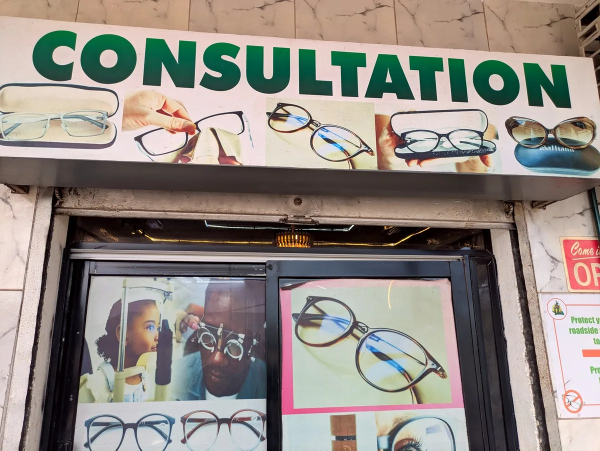
#> input picture hosting/previews/dmoptic/cabinet-enseigne.webp, 1200 x 901 px (shown at 1/2 size)
$ python -i restyle_frames.py   (imports and definitions only)
#> lines starting #> are read from the running program, lines starting #| are printed output that depends on the picture
#> in restyle, src is the input picture: PIL image 1200x901 RGB; mean R, G, B 146, 138.5, 131.9
#!/usr/bin/env python3
# -*- coding: utf-8 -*-
"""Donne aux photos de montures DM Optique la **présentation** des visuels du fournisseur.

Ruling King 23/10/2026 : « can you edit/modify the images of the frames in the repo so that they look
as the ones in the attached images ? » — les visuels joints montrent une monture sur un **fond clair
continu**, cadrée large, sans décor.

Ce que l'outil fait — et ce qu'il ne fait pas :
  • il **ne redessine pas la monture** : ni déformation, ni redressement en 3/4, ni rendu 3D, ni
    image générée, ni accessoire inventé (pas d'étui : nous n'avons photographié aucun étui) ;
  • il ne l'isole pas non plus de son support. Voir « pourquoi pas de détourage » plus bas ;
  • il garde la taille (1600 × 1200) et le nom des fichiers : aucune page HTML à retoucher.

Quatre gestes, dans l'ordre :
  1. **fond crème → blanc du set** par **substitution de couleur** : un pixel qui s'écarte du crème
     mesuré aux quatre coins de moins de `BG_SOLID` devient `(250,250,250)` ; au-delà de `BG_EDGE`
     il n'est pas touché du tout (monture, verres, ombre). Un gain par canal a été essayé d'abord :
     il éclaircissait aussi le produit — le doré de f01 passait de (236,194,117) à (255,223,160) ;
  2. **restes du fournisseur retirés** : la flèche du filigrane, dans un coin, est détachée de la
     monture — elle est effacée ; tout ce qui est dans le cadre de la paire reste ;
  3. **recadrage** sur la monture, marge constante, centrée ;
  4. **pose** sur un set blanc uni, sans ombre ajoutée : l'ombre réelle de la photo reste, c'est elle
     qui fait tenir une monture claire sur un fond clair.

Pourquoi pas de détourage — mesuré sur les 65 fichiers :

  • les **charnières ressort** de plusieurs montures sont presque de la couleur du fond (écart < 25
    par canal). Un seuil de détourage les emporte : la paire apparaît **coupée en deux** (e07, e13)
    ou amputée de ses branches (e17). 14 fichiers sur 65 sont dans ce cas ;
  • les **verres** vont du très clair au bleuté, et sur une monture **percée** ou **semi-cerclée**
    (f01, h01, h04), les verres *sont* la monture : les rendre transparents efface le produit ;
  • un détourage réussi sur 43 photos et raté sur 22 donne une page où **une monture sur trois est
    cassée**. Sur une page qui doit inspirer confiance, c'est pire que le fond crème de départ.

La **carte d'appui** bleutée sur laquelle les montures sont photographiées est conservée : elle est
dans la photo, discrète, et l'effacer proprement demanderait de découper la monture — exactement ce
qu'on refuse. Elle disparaîtra d'elle-même le jour où la série sera re-photographiée sur fond blanc.

La vraie réponse pour des visuels « produit » nets reste donc une **re-photo sur fond blanc uni**
(10 minutes par série). L'outil est réversible (`git checkout` des 65 fichiers) et rejouera la même
présentation sur des photos propres.

Usage :
    python3 tools/site/restyle_frames.py --sample 3 --out /tmp/preview   # regarder avant d'écrire
    python3 tools/site/restyle_frames.py --check                          # état, n'écrit rien
    python3 tools/site/restyle_frames.py                                  # applique aux 65 fichiers
"""
from __future__ import annotations

import argparse
from pathlib import Path

from PIL import Image, ImageChops, ImageFilter

ROOT = Path(__file__).resolve().parents[2]
FRAMES = ROOT / "hosting" / "previews" / "dmoptic" / "montures"

SIZE = (1600, 1200)
SET_RGB = (250, 250, 250)   # blanc du set, celui des visuels du fournisseur
MARGIN = 0.055              # marge autour de la monture (fraction du cadre)
CROP_PAD = 0.02             # air ajouté autour de la monture avant recadrage
BG_SOLID = 9                # écart au crème en dessous duquel un pixel EST le fond
BG_EDGE = 20                # écart au-dessus duquel un pixel n'est plus touché du tout
QUALITY = 82


def _neutralise(src: Image.Image) -> Image.Image:
    """Remplace **le fond crème** par le blanc du set, pixel par pixel, sans toucher au produit.

    C'est une substitution de couleur, pas un virage : un pixel qui s'écarte du crème mesuré aux
    quatre coins de moins de `BG_SOLID` est du fond — il devient blanc. Un pixel qui s'en écarte de
    plus de `BG_EDGE` est la monture, son ombre, sa carte d'appui — il **n'est pas modifié**. Entre
    les deux, un dégradé doux évite la découpe en escalier.

    Ce que ça change par rapport à un gain par canal (essayé le 23/10) : le gain éclaircissait aussi
    la monture — le doré de f01 passait de (236,194,117) à (255,223,160), un or devenu pâle, donc un
    produit qui ne ressemble plus tout à fait à celui du présentoir. Ici le doré reste le doré.
    """
    img = src.convert("RGB")
    w, h = img.size
#> w = 1200; h = 901
    corners = [img.getpixel(p) for p in ((2, 2), (w - 3, 2), (2, h - 3), (w - 3, h - 3))]
#> corners = [(195, 159, 130), (150, 125, 99), (156, 139, 133), (248, 226, 218)]
    cream = tuple(sum(c[i] for c in corners) // 4 for i in range(3))
#> cream = (187, 162, 145)

    px = img.load()
    for y in range(h):
        for x in range(w):
            r, g, b = px[x, y]
            d = max(abs(r - cream[0]), abs(g - cream[1]), abs(b - cream[2]))
            if d <= BG_SOLID:
                px[x, y] = SET_RGB
            elif d < BG_EDGE:
                t = (d - BG_SOLID) / (BG_EDGE - BG_SOLID)     # 0 = fond, 1 = produit
                px[x, y] = (
                    int(SET_RGB[0] + (r - SET_RGB[0]) * t),
                    int(SET_RGB[1] + (g - SET_RGB[1]) * t),
                    int(SET_RGB[2] + (b - SET_RGB[2]) * t),
                )
    return img


def _drop_specks(img: Image.Image, gap_frac: float = 0.02, min_ratio: float = 0.06) -> Image.Image:
    """Efface les **restes du fournisseur** détachés de la monture (la flèche du filigrane).

    Tout ce qui diffère du set est découpé en taches. La plus grosse est la monture. Une tache est
    effacée si elle pèse moins de `min_ratio` de la monture **et** si elle tombe en dehors de sa
    boîte élargie : c'est ce qui distingue un reste qui flotte dans un coin (flèche du filigrane) d'un
    détail de la monture (une branche, une vis, un reflet), toujours dans le cadre de la paire.
    """
    w, h = img.size
    small = img.resize((w // 4, h // 4), Image.BOX)
    px = small.load()
    sw, sh = small.size

    vis = Image.new("L", (sw, sh), 0)
    vp = vis.load()
    for y in range(sh):
        for x in range(sw):
            r, g, b = px[x, y]
            if max(abs(r - SET_RGB[0]), abs(g - SET_RGB[1]), abs(b - SET_RGB[2])) > 12:
                vp[x, y] = 255

    seen = bytearray(sw * sh)
    comps: list[list[tuple[int, int]]] = []
    for y in range(sh):
        for x in range(sw):
            if not vp[x, y] or seen[y * sw + x]:
                continue
            stack = [(x, y)]
            seen[y * sw + x] = 1
            comp = []
            while stack:
                cx, cy = stack.pop()
                comp.append((cx, cy))
                for nx, ny in ((cx + 1, cy), (cx - 1, cy), (cx, cy + 1), (cx, cy - 1)):
                    if 0 <= nx < sw and 0 <= ny < sh and vp[nx, ny] and not seen[ny * sw + nx]:
                        seen[ny * sw + nx] = 1
                        stack.append((nx, ny))
            comps.append(comp)

    if len(comps) < 2:
        return img
    comps.sort(key=len, reverse=True)

    # boîte de la monture, élargie de `gap` pixels : ce qui est dedans est « proche » et reste
    gap = max(int(sw * gap_frac), 2)
    mx = [p[0] for p in comps[0]]
    my = [p[1] for p in comps[0]]
    x0, x1 = min(mx) - gap, max(mx) + gap
    y0, y1 = min(my) - gap, max(my) + gap

    drop = Image.new("L", (sw, sh), 0)
    dp = drop.load()
    changed = False
    for comp in comps[1:]:
        if len(comp) >= len(comps[0]) * min_ratio:
            continue
        if any(x0 <= x <= x1 and y0 <= y <= y1 for x, y in comp):
            continue
        changed = True
        for x, y in comp:
            dp[x, y] = 255

    if not changed:
        return img
    mask = drop.resize(img.size, Image.LANCZOS).filter(ImageFilter.MaxFilter(5)).filter(
        ImageFilter.GaussianBlur(3))
    return Image.composite(Image.new("RGB", img.size, SET_RGB), img, mask)

def restyle(path: Path) -> bytes | None:
    """Neutralise le fond, recadre sur la monture, pose sur le set. Ne découpe rien."""
    src = Image.open(path).convert("RGB")
    flat = _neutralise(src)
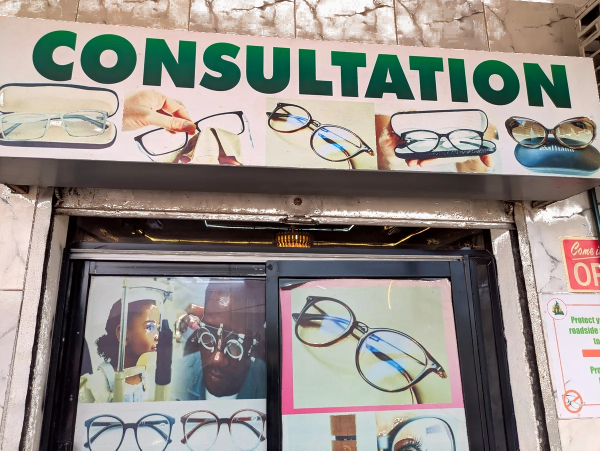
#> flat: PIL image 1200x901 RGB (shown at 1/2 size); mean R, G, B 148.6, 142.2, 136.4

    bg = Image.new("RGB", flat.size, SET_RGB)
#> bg: PIL image 1200x901 RGB; every value is 250
    diff = ImageChops.difference(flat, bg).convert("L")
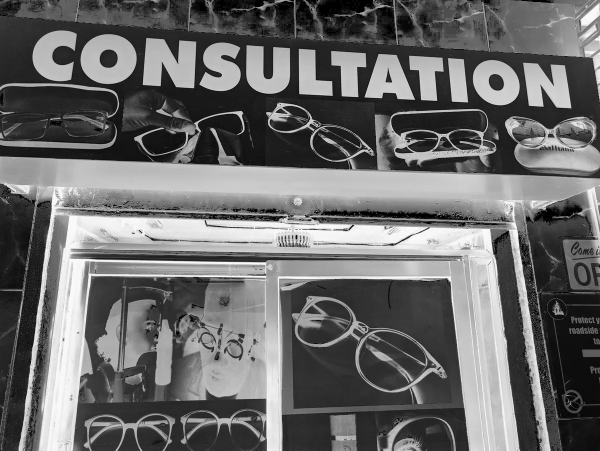
#> diff: PIL image 1200x901 L (shown at 1/2 size); min 0, max 250, mean 106.6
    bbox = diff.point(lambda v: 255 if v > 8 else 0).filter(ImageFilter.MedianFilter(9)).getbbox()
#> bbox = (0, 0, 1200, 901)
    if not bbox:
        return None

    side = max(bbox[2] - bbox[0], bbox[3] - bbox[1])
#> side = 1200
    pad = int(side * CROP_PAD)
#> pad = 24
    box = (max(bbox[0] - pad, 0), max(bbox[1] - pad, 0),
           min(bbox[2] + pad, flat.width), min(bbox[3] + pad, flat.height))
#> box = (0, 0, 1200, 901)
    flat = _drop_specks(flat)
#> in _drop_specks, `small = img.resize((w // 4, h // 4), Image.BOX)`:
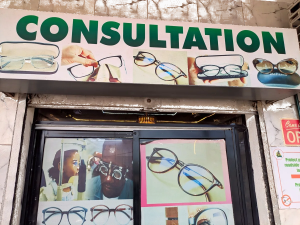
#> small: PIL image 300x225 RGB; mean R, G, B 148.9, 142.5, 136.7
#> in _drop_specks, `vis = Image.new("L", (sw, sh), 0)`: vis: PIL image 300x225 L; every value is 0
    crop = flat.crop(box)
    cw, ch = crop.size
#> cw = 1200; ch = 901

    scale = min((SIZE[0] * (1 - 2 * MARGIN)) / cw, (SIZE[1] * (1 - 2 * MARGIN)) / ch, 1.0)
#> scale = 1
    nw, nh = int(cw * scale), int(ch * scale)
#> nw = 1200; nh = 901

    canvas = Image.new("RGB", SIZE, SET_RGB)
#> canvas: PIL image 1600x1200 RGB; every value is 250
    canvas.paste(crop.resize((nw, nh), Image.LANCZOS), ((SIZE[0] - nw) // 2, (SIZE[1] - nh) // 2))
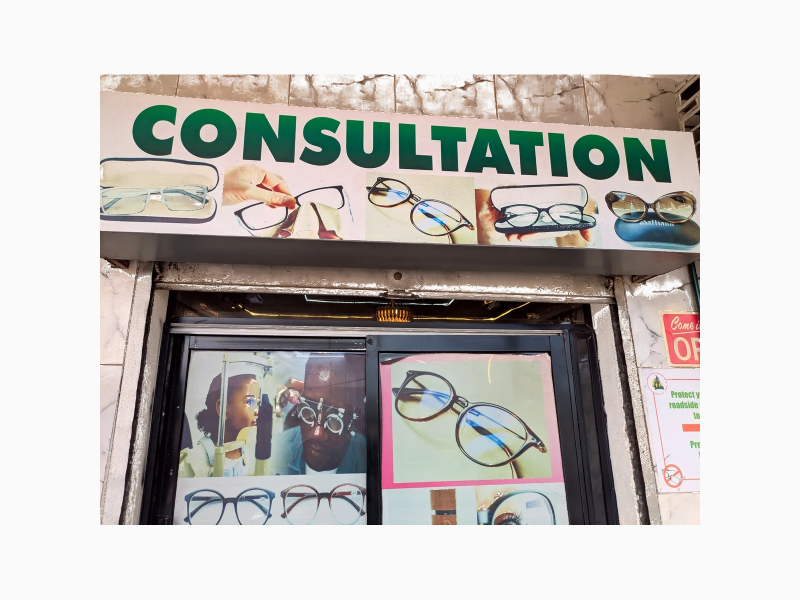
#> canvas: PIL image 1600x1200 RGB (shown at 1/2 size); mean R, G, B 192.9, 189.3, 186

#> (the run stopped early here; a loop or call above may not have finished)
